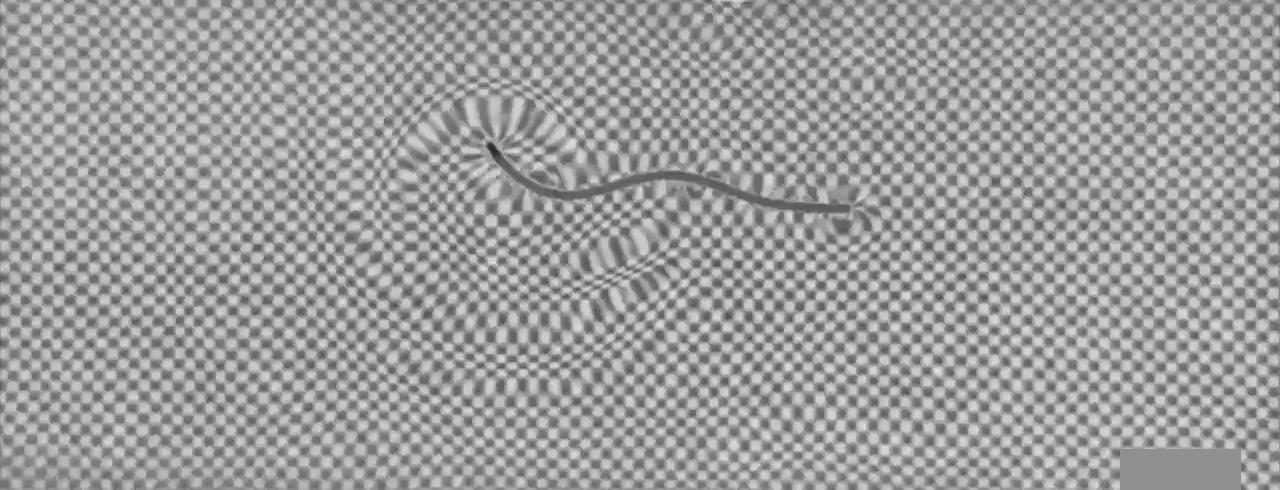
#> input picture capture-P1-2V-9Hz.jpg, 1280 x 490 px, given in place of P1-4V-5Hz-60mm.mp4, which was not available
$ jupyter execute --allow-errors tracking_P1.ipynb   (text cells are left out)
#> lines starting #> are read from the running program, lines starting #| are printed output that depends on the picture; after the words box and inside, x2 and y2 are one past the last pixel; in counts of white or black regions, pixels touching at a corner belong together; pictures that were not available may be replaced by others from this repository, and a replacement may not be noted
### utilities.py
import numpy as np
import matplotlib.pyplot as plt
import cv2 as cv
from skimage.morphology import remove_small_holes, area_opening, skeletonize
import pandas as pd
from scipy.interpolate import UnivariateSpline
from scipy.signal import find_peaks, savgol_filter
from pyfcd.fcd import calculate_carriers, fcd
from tqdm import tqdm

THRESHOLD = 120
MAX_PIXEL_VALUE = 255
FRAME_PER_SECOND = 60

def cortar(frame, limites):
    min_x, max_x, min_y, max_y = limites
    corte = frame[min_y:max_y, min_x:max_x]
    return corte

def gris(frame):
    im_gray = cv.cvtColor(frame, cv.COLOR_BGR2GRAY)
    return im_gray

def binarize_gray(frame, threshold = THRESHOLD):
    _, im_binary = cv.threshold(frame, threshold, MAX_PIXEL_VALUE, cv.THRESH_BINARY)
    return im_binary

# [397 lines left out: functions binarize, find, track_head, track_tail, binarize_tail, skeleton and 15 more, not called in this run]

### tracking_P1.ipynb
[cell 1]
import numpy as np
import matplotlib.pyplot as plt
import cv2 as cv
from matplotlib import rcParams
from natsort import natsorted
import os
import pandas as pd
import DSE_prune
import utilities as ut

from skimage.morphology import binary_dilation, remove_small_holes, medial_axis
from skimage.filters import gaussian
from skimage.measure import label, regionprops, regionprops_table
from skimage.exposure import equalize_adapthist, equalize_hist, rescale_intensity
from skimage.draw import line

from scipy.optimize import curve_fit
f_lineal = lambda x,a,b: a*x + b


THRESHOLD = 100
MAX_PIXEL_VALUE = 255

plt.style.use("default")
rcParams["font.family"] = "serif"
rcParams["mathtext.fontset"] = "cm"
rcParams['figure.figsize'] = (20, 15)
rcParams['figure.titlesize'] = 20
rcParams['figure.dpi'] = 50
# rcParams['axes.grid'] = True
rcParams['axes.facecolor'] = 'lightgray'
rcParams['legend.fontsize'] = 25
rcParams['axes.titlesize'] = 60
rcParams['axes.labelsize'] = 50
rcParams['ytick.labelsize'] = 20
rcParams['xtick.labelsize'] = 20

rcParams['text.latex.preamble'] = "\n".join([
    r'\usepackage[version=3]{mhchem}'
])

[cell 2]
def BlobTracker(vs, limites, SHOW=False):
        # obtiene el blob (array) de la cabeza y su centro en cada frame

#> called with SHOW = True
        pos_x_centroid = []
        pos_y_centroid = []
        blobs = []

        frame_count = vs.get(7)
        tiempo = [f for f in range(1, int(frame_count))]
        i=-1
        frames = []
        while(vs.isOpened()):
            ret, frame = vs.read()
#> frame is the input picture: shape (490, 1280, 3); min 36, max 233, mean 156.2
            if ret:
                i+=1
                # procesado previo con el objetivo de filtrar la cola y la mayor cantidad de cuadrados posibles del fondo
                frame = ut.cortar(frame, limites)
                frame_gray = ut.gris(frame)
                frame_gaussian = gaussian(frame_gray, 4)

                # threshold para 4V-5Hz
                frame_binary = 255 - ut.binarize_gray(frame_gaussian, threshold=0.47)
#> in binarize_gray, `_, im_binary = cv.threshold(frame, threshold, MAX_PIXEL_VALUE, cv.THRE..`:
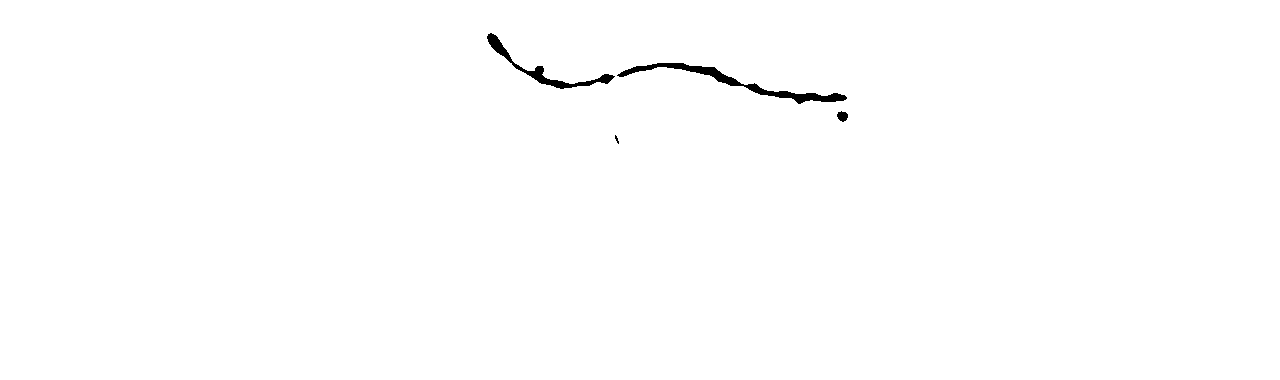
#> im_binary: shape (380, 1280) float64; 99.5% white; 4 black regions (1 under 20 px), largest, box (x1, y1, x2, y2) and area: (617, 63, 847, 104) 1454, (487, 33, 615, 89) 900, (837, 111, 848, 122) 86

                # threshold para todos los videos con nadador DSK-60 menos 4V-5Hz:
                # frame_binary = 255 - ut.binarize_gray(frame_gaussian, threshold=0.45)

                # identificamos todos los objetos en la imagen binarizada
                labeled_image, _ = label(1-frame_binary, connectivity=1, return_num=True)
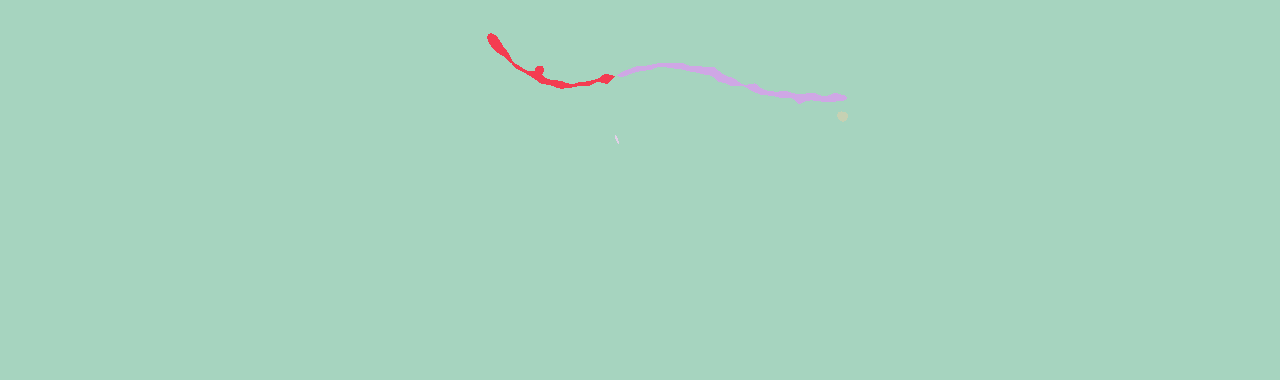
#> labeled_image: shape (380, 1280) int64; 5 distinct labels, from 1 to 5; one colour per label, 0 black

                # elegimos el de mayor área en píxeles
                object_features = regionprops(labeled_image)
#> object_features = 5 regions; box (x1, y1, x2, y2) and area: (0, 0, 1280, 380) 483943, (617, 63, 847, 104) 1454, (487, 33, 615, 89) 900, (837, 111, 848, 122) 86, (615, 135, 619, 144) 17
                object_areas = [objf["area"] for objf in object_features]
#> object_areas = [483943, 900, 1454, 86, 17]
                object_centroid = [objf["centroid"] for objf in object_features]
#> object_centroid = [(190.1, 639.4), (68.45, 541.6), (82.3, 738), (115.9, 842.1), (138.9, 616.4)]
                n = [object_areas.index(x) for x in sorted(object_areas, reverse=True)[:2]][1]
#> n = 2

                # creamos una máscara para conservar sólo el objeto de mayor área
                mask = np.zeros_like(labeled_image)
                mask += (labeled_image==n+1).astype(int)
                area  =  255 * mask

                # obtenemos el centro de ese objeto
                y_centroid, x_centroid = object_centroid[n]
#> y_centroid = 82.3; x_centroid = 738

                # analizamos sólo los frames donde
                # 1) el objeto de mayor área supera un mínimo de área que nos asegure que
                # estamos detectando la cabeza y no un cuadrado del fondo o la cola. Esto descarta
                # los frames cuando el nadador todavía está fuera del encuadre.
                # 2) no se detecte ningún objeto en el extremo izq. Esto descarta los frames cuando
                # el nadador sale de  encuadre.
                im_izq = area[:, 0:1]
#> im_izq = 380 values from 0 to 0
                sum_izq = np.sum(im_izq)
#> sum_izq = 0

                if object_areas[n] > 200 and sum_izq == 0:
                    frames.append(i)
                    y, x = np.where(area!=0)
#> y = 1454 values from 63 to 103; x = 1454 values, max 846 at index 1267, min 617 at index 568, mean 738
                    pos_x_centroid.append(x_centroid)
                    pos_y_centroid.append(y_centroid)

                    blob_mask = np.zeros_like(frame_gray)
                    blob_mask[y, x] = 1
                    blobs.append(blob_mask)

                    if SHOW:
                        frame[y, x] = [0, 255, 0]
#> frame: shape (380, 1280, 3)
                        frame = cv.circle(frame, (int(x_centroid), int(y_centroid)), radius=1, color=(0, 0, 0), thickness=-1)
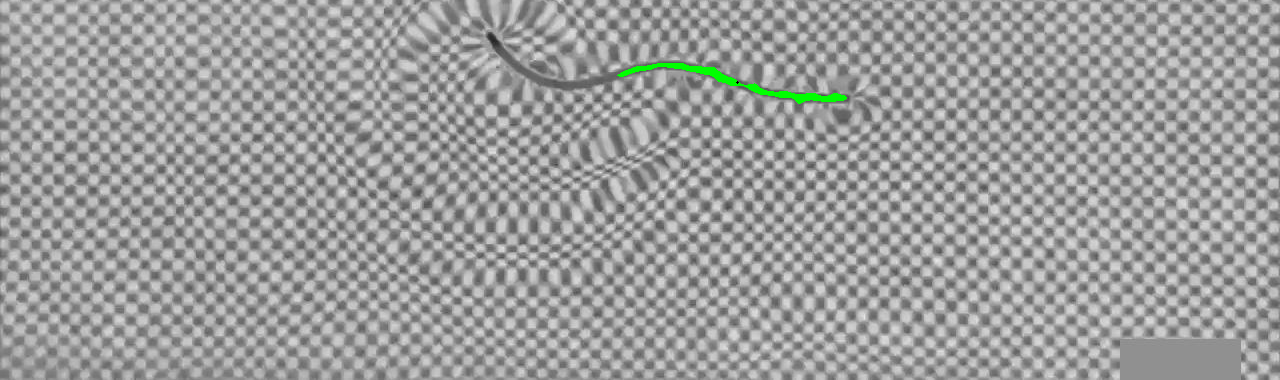
#> frame: shape (380, 1280, 3); mean B, G, R 156, 156.8, 156
                        cv.imshow('frame', frame)
                    if cv.waitKey(1) & 0xFF == ord('q'):
#> (key q is pressed here)
                        break
                else:
                    continue

                if cv.waitKey(1) & 0xFF == ord('q'):
                        break
            else:
                break
        cv.destroyAllWindows()
        vs.release()
        # es importante conservar los frames para poder relacionar trayectoria con deformación superficial
        return np.array(tiempo), np.array(pos_x_centroid), np.array(pos_y_centroid), frames, np.array(blobs)

[cell 3]
def Tracker(vs, limites, blob, x_centroid, y_centroid, frames, SHOW=True):
    # devuelve la posición de la cabeza y la forma de la cola
    start, end = frames[0], frames[-1]
    pos_x = []
    pos_y = []
    frames = []
    pos_sk = []
    pos_dist = []

    i = -1
    while(vs.isOpened()):
        # print('f')
        ret, frame = vs.read()
        if ret:
            i+=1

            # analizamos sólo los frames donde el nadador está en la región de observación
            # guardar este dato antes acelera mucho el análisis.
            if i >= start and i <= end:
                frame = ut.cortar(frame, limites)
                frame_gray = ut.gris(frame)

                # enmascaramos la cabeza
                head = np.where(binary_dilation(binary_dilation(blob[i-start]))!=0)
                frame_gray[head] = np.mean(frame_gray)

                # parámetros de binarización para 4V-5Hz:
                if i < start + (end-start)*3//4:
                    _, frame_binary = cv.threshold(frame_gray, 120, MAX_PIXEL_VALUE, cv.THRESH_BINARY)
                else:
                    _, frame_binary = cv.threshold(frame_gray, 125, MAX_PIXEL_VALUE, cv.THRESH_BINARY)

                '''
                # otros parámetros de binarización:

                # para todos menos 1V-10Hz, 1V-15Hz, 2V15Hz funca:
                _, frame_binary = cv.threshold(frame_gray, 120, MAX_PIXEL_VALUE, cv.THRESH_BINARY)

                # para todos menos 1V-10Hz, 1V-15Hz, 2V15Hz funca:
                _, frame_binary = cv.threshold(frame_gray, 120, MAX_PIXEL_VALUE, cv.THRESH_BINARY)


                # para 1V-10Hz:
                if i < start + (end-start)*3//5:
                    frame_gaussian = gaussian(frame_gray, 2)*255
                    _, frame_binary = cv.threshold(frame_gaussian, 120, MAX_PIXEL_VALUE, cv.THRESH_BINARY)
                elif i >= start + (end-start)*4//5:
                    frame_gaussian = gaussian(frame_gray, 2)*255
                    _, frame_binary = cv.threshold(frame_gaussian, 140, MAX_PIXEL_VALUE, cv.THRESH_BINARY)
                else:
                    frame_gaussian = gaussian(frame_gray, 2)*255
                    _, frame_binary = cv.threshold(frame_gaussian, 130, MAX_PIXEL_VALUE, cv.THRESH_BINARY)

                # para 1V-15Hz:
                if i < start + (end-start)*3//5:
                    frame_gaussian = gaussian(frame_gray, 2)*255
                    _, frame_binary = cv.threshold(frame_gaussian, 122, MAX_PIXEL_VALUE, cv.THRESH_BINARY)
                elif i >= start + (end-start)*4//5:
                    frame_gaussian = gaussian(frame_gray, 2)*255
                    _, frame_binary = cv.threshold(frame_gaussian, 140, MAX_PIXEL_VALUE, cv.THRESH_BINARY)
                else:
                    frame_gaussian = gaussian(frame_gray, 2)*255
                    _, frame_binary = cv.threshold(frame_gaussian, 125, MAX_PIXEL_VALUE, cv.THRESH_BINARY)

                # para 2V-10Hz:
                if i < start + (end-start)*2//4:
                    frame_gaussian = gaussian(frame_gray, 1)*255
                    _, frame_binary = cv.threshold(frame_gaussian, 125, MAX_PIXEL_VALUE, cv.THRESH_BINARY)
                elif i >= start + (end-start)*3//4:
                    frame_gaussian = gaussian(frame_gray, 2)*255
                    _, frame_binary = cv.threshold(frame_gaussian, 140, MAX_PIXEL_VALUE, cv.THRESH_BINARY)
                else:
                    frame_gaussian = gaussian(frame_gray, 3)*255
                    _, frame_binary = cv.threshold(frame_gray, 120, MAX_PIXEL_VALUE, cv.THRESH_BINARY)
                '''
                # separamos el objeto de mayor área (habiendo descartado la cabeza, si
                # preprocesamos bien el frame debería ser la cola)

                labeled_image = label(1-frame_binary, connectivity=1)
                object_features = regionprops(labeled_image)
                object_areas = [objf["area"] for objf in object_features]
                n = [object_areas.index(x) for x in sorted(object_areas, reverse=True)[:2]][1]
                mask = np.zeros_like(labeled_image)
                mask += (labeled_image==n+1).astype(int)
                area  =  mask

                im_der = area[:, -2:-1]
                sum_der = np.sum(im_der)

                # miramos frames donde la porción de cola detectada (el cuello del nadador) tiene
                # más de un área mínima.
                if object_areas[n]>400:
                    frames.append(i)
                    i_c = i - start

                    # sacamos el esqueleto del cuerpo
                    ref_sk, dist = medial_axis(mask, return_distance=True)
                    tail = np.where(area!=0)

                    y_sk, x_sk = np.where(ref_sk!=0)

                    if sum_der == 0:
                        start_sk = i
                        pos_sk.append(ref_sk)
                        pos_dist.append(dist)

                    # coordenadas del centro de la cabeza en la imagen
                    x_c, y_c = int(x_centroid[i_c]), int(y_centroid[i_c])

                    # coordenadas de la unión del filamento con la cabeza
                    x_neck, y_neck = np.min(x_sk), y_sk[np.where(x_sk == np.min(x_sk))[0][0]]

                    x_line = x_c + 2*(x_c-x_neck)
                    y_line = y_c + 2*(y_c-y_neck)
                    rr, cc = line(x_c, y_c, x_line, y_line)

                    # posición de la cabeza
                    y_head, x_head = cc[np.where(blob[i-start][cc, rr]==0)[0][0]], rr[np.where(blob[i-start][cc, rr]==0)[0][0]]

                    pos_x.append(x_head)
                    pos_y.append(y_head)

                    if SHOW:
                        # cabeza
                        frame[np.where(blob[i-start]!=0)] = [0, 255, 0]
                        # cola
                        frame[tail] = [0, 255, 255]
                        # esqueleto
                        frame[y_sk, x_sk] = [0,0,0]
                        # eje
                        frame[cc, rr] = [0, 0, 0]
                        # centro
                        frame = cv.circle(frame, (x_c, y_c), radius=1, color=(0, 0, 0), thickness=5)
                        # cuello
                        frame = cv.circle(frame, (x_neck, y_neck), radius=1, color=(255, 0, 0), thickness=5)
                        # fin del eje
                        frame = cv.circle(frame, (x_line, y_line), radius=1, color=(255, 255, 0), thickness=5)
                        # pos de la cabeza
                        frame = cv.circle(frame, (x_head, y_head), radius=1, color=(0, 0, 255), thickness=5)
                        cv.imshow('frame', frame)

                if cv.waitKey(1) & 0xFF == ord('q'):
                    break

        else:
            break
    cv.destroyAllWindows()
    vs.release()
    return pos_x, pos_y, frames, np.array(pos_sk), np.array(pos_dist), start_sk

[cell 4]
FILENAME='4V-5Hz'
vs = cv.VideoCapture(f'videos\\FCD\\P1\\telgopor\\P1-{FILENAME}-60mm.mp4')
lim = [0, 1280, 110, 600]
t, x_centroid, y_centroid, f, blobs = BlobTracker(vs, lim, SHOW=True)
#> t = empty array; x_centroid = [738]; y_centroid = [82.3]; f = [0]

# guardamos los datos:

# pd.DataFrame().assign(t=t[:len(x)]).assign(x_centroid=x_centroid).assign(y_centroid=y_centroid).assign(frame=f).to_csv(f'datos\\60mm\\centroid\\{FILENAME}-c.csv')
# np.savez(f'datos\\60mm\\blobs\\{FILENAME}-b', arr = blobs)

#> (a cell that did not finish here is left out)

#> (a cell that did not finish here is left out)

[cell 7]
vs = cv.VideoCapture(f'videos\\FCD\\P1\\telgopor\\P1-{FILENAME}-60mm.mp4')
x_head, y_head, frames, pos_sk, pos_dist, start_sk= Tracker(vs, lim, blobs, x_centroid, y_centroid, f, SHOW=True)
#> in Tracker, `start, end = frames[0], frames[-1]`: start = 0
#> in Tracker, `head = np.where(binary_dilation(binary_dilation(blob[i-start]))!=0)`: head = 2384 positions, rows 61 to 105, columns 615 to 848
#> in Tracker, `labeled_image = label(1-frame_binary, connectivity=1)`:
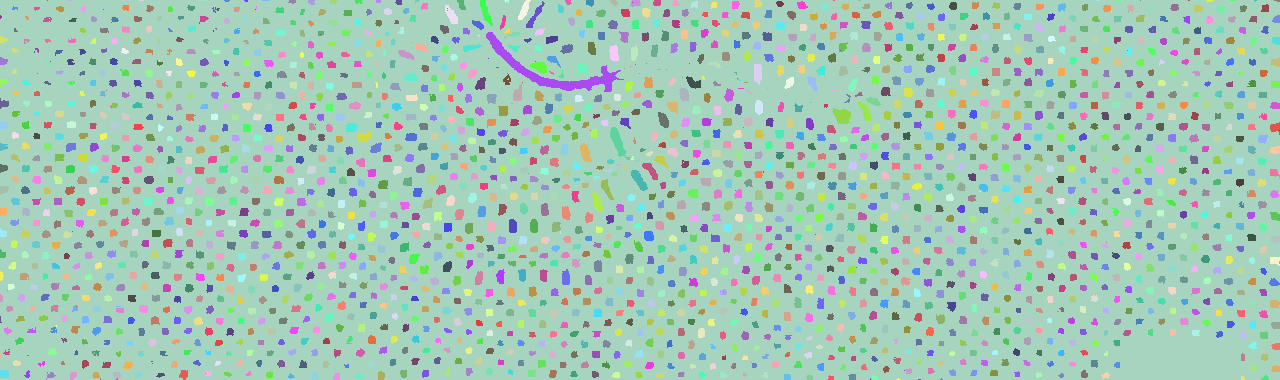
#> labeled_image: shape (380, 1280) int64; 2180 distinct labels, from 1 to 2180; one colour per label, 0 black
#> in Tracker, `object_features = regionprops(labeled_image)`: object_features = 2180 regions; largest, box (x1, y1, x2, y2) and area: (0, 0, 1280, 380) 391624, (486, 32, 624, 92) 1401, (610, 127, 630, 160) 257, (832, 108, 851, 124) 214, (631, 170, 648, 191) 178
#> in Tracker, `object_areas = [objf["area"] for objf in object_features]`: object_areas = 2180 values, max 391624 at index 0, min 1 at index 1, mean 223.1
#> in Tracker, `n = [object_areas.index(x) for x in sorted(object_areas, reverse=True)..`: n = 225
#> in Tracker, `im_der = area[:, -2:-1]`: im_der = 380 values from 0 to 0
#> in Tracker, `sum_der = np.sum(im_der)`: sum_der = 0
#> in Tracker, `ref_sk, dist = medial_axis(mask, return_distance=True)`:
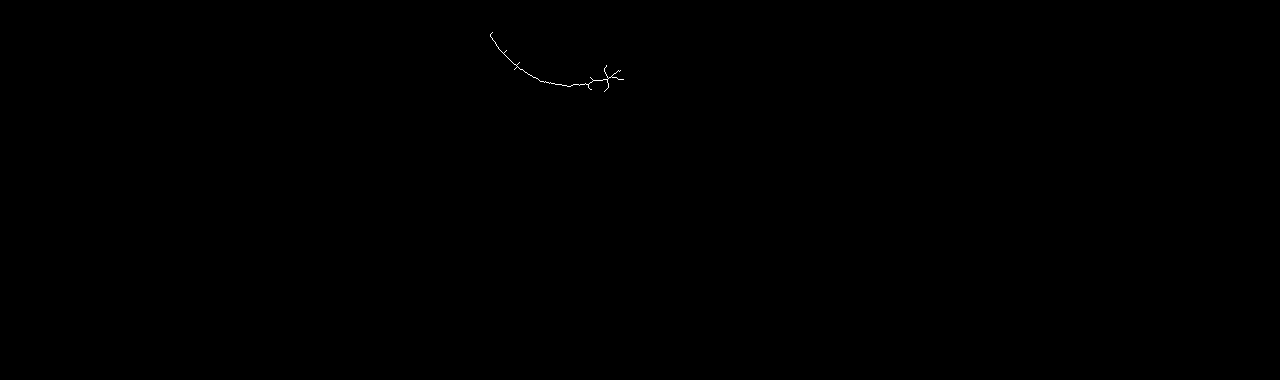
#> ref_sk: shape (380, 1280) bool; 0.04% white in thin lines or dots, all inside (x1, y1, x2, y2) = (490, 32, 624, 92)
#> in Tracker, `tail = np.where(area!=0)`: tail = 1401 positions, rows 32 to 91, columns 486 to 623
#> in Tracker, `y_sk, x_sk = np.where(ref_sk!=0)`: y_sk = 194 values from 32 to 91; x_sk = 194 values, max 623 at index 111, min 490 at index 2, mean 562.5
#> in Tracker, `x_c, y_c = int(x_centroid[i_c]), int(y_centroid[i_c])`: x_c = 737; y_c = 82
#> in Tracker, `x_neck, y_neck = np.min(x_sk), y_sk[np.where(x_sk == np.min(x_sk))[0][..`: x_neck = 490; y_neck = 34
#> in Tracker, `x_line = x_c + 2*(x_c-x_neck)`: x_line = 1231
#> in Tracker, `y_line = y_c + 2*(y_c-y_neck)`: y_line = 178
#> in Tracker, `rr, cc = line(x_c, y_c, x_line, y_line)`: rr = 495 values from 737 to 1231; cc = 495 values from 82 to 178
#> in Tracker, `y_head, x_head = cc[np.where(blob[i-start][cc, rr]==0)[0][0]], rr[np.w..`: y_head = 83; x_head = 741
#> in Tracker, `frame[cc, rr] = [0, 0, 0]`:
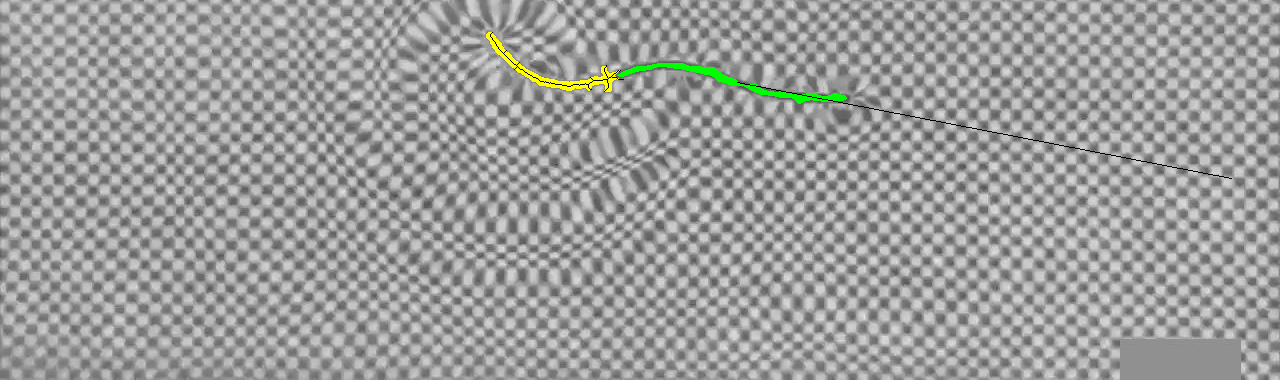
#> frame: shape (380, 1280, 3); mean B, G, R 155.6, 157, 156.2
#> (key q is pressed here)
#> x_head = [741]; y_head = [83]; frames = [0]; start_sk = 0
# guardamos los datos:
# pd.DataFrame().assign(t=t[:len(x_head)]).assign(x=x_head).assign(y=y_head).assign(frame=frames).to_csv(f'datos\\60mm\\new\\{FILENAME}-new.csv')
# np.savez(f'datos\\60mm\\skeletonize\\{FILENAME}-sk', arr = pos_sk)
# np.savez(f'datos\\60mm\\skeletonize\\{FILENAME}-dist', arr = pos_dist)
